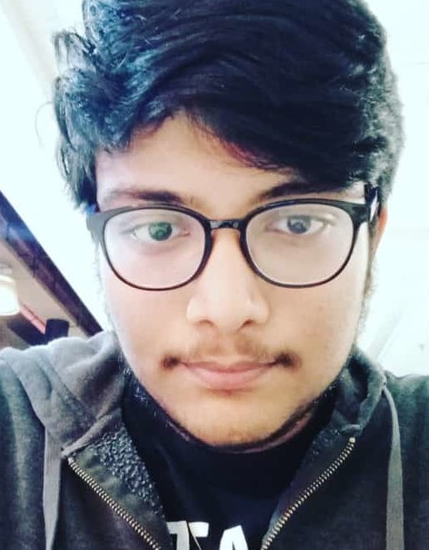
#> input picture anurag.png, 429 x 550 px; its folder holds only this picture in this run
$ python PhotoMaker.py   (older library calls are emulated)
#> lines starting #> are read from the running program, lines starting #| are printed output that depends on the picture
from PIL import Image
import easygui	as egui

#filename = egui.enterbox("What is the image name?")


filename  = egui.fileopenbox("Please choose an image file", " ", '*.png')
#> the answer given: anurag.png

try:
	img = Image.open(filename)
#> img is the input picture: PIL image 429x550 RGBA; mean R, G, B, A 125.7, 126, 132.4, 255
except	IOError:
	print("NOT FOUND")

width, height = img.size
#> width = 429; height = 550

#egui.msgbox(str(width)+" "+str(height))
#img = img.transpose(Image.ROTATE_180)
#img.save("rotated.png")

pass_size = 413, 413
a4_size = 2480, 3508

img.thumbnail(pass_size, Image.ANTIALIAS)
#> img: PIL image 322x413 RGBA

#img.save("passport.png")

img = img.transpose(Image.ROTATE_90)
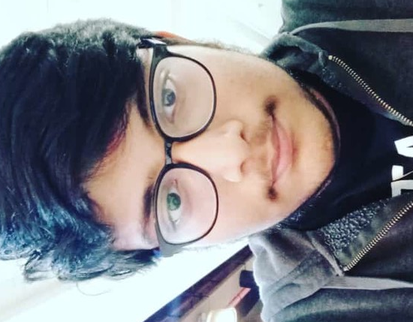
#> img: PIL image 413x322 RGBA; mean R, G, B, A 125.7, 126, 132.4, 255

images_per_row = 6
number_of_rows = 8

padding = 2

new_im = Image.new("RGB", a4_size)
#> new_im: PIL image 2480x3508 RGB; every value is 0

i,j=0,0

rw=0
for k in range(8):
	for j in range(32):
        	y_cord = (j//images_per_row)*413+rw
        	new_im.paste(img, (i, y_cord))
        	i=(i+413)+padding
	rw+=413
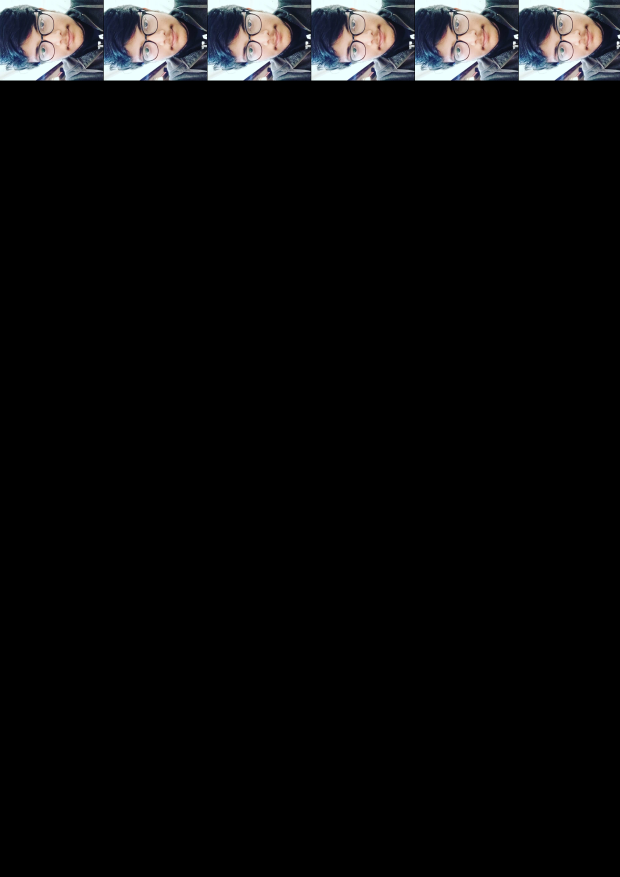
#> new_im: PIL image 2480x3508 RGB (shown at 1/4 size); mean R, G, B 11.5, 11.5, 12.1
#> after the loop, i = 106240; rw = 3304

new_im.save("out.jpg", "JPEG", quality= 80, optimize = True, progressive = True)
